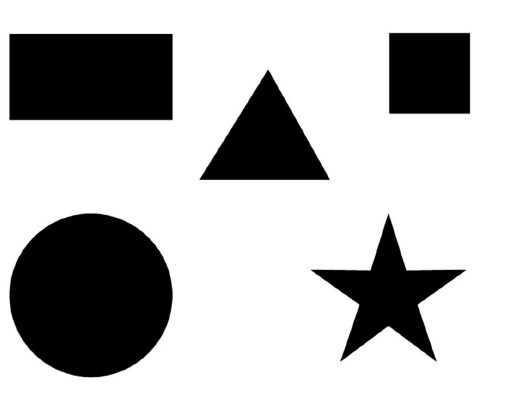
#> input picture Images/someshapes.jpg, 515 x 407 px
$ jupyter execute '24. Identify shapes.ipynb'
#> lines starting #> are read from the running program, lines starting #| are printed output that depends on the picture; after the words box and inside, x2 and y2 are one past the last pixel; in counts of white or black regions, pixels touching at a corner belong together
[cell 1]
# Identify contours by shape.

import cv2
import numpy as np

image = cv2.imread('Images/someshapes.jpg')
#> image is the input picture: shape (407, 515, 3); min 0, max 255, mean 186.7
gray = cv2.cvtColor(image, cv2.COLOR_BGR2GRAY)

cv2.imshow('Identifying Shape', image)
cv2.waitKey()

ret, thresh = cv2.threshold(gray, 127, 255, 1)
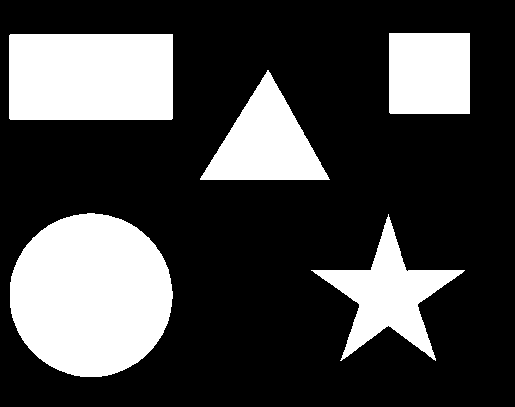
#> thresh: shape (407, 515); 26.8% white; 5 white regions

contours, hierarchy = cv2.findContours(thresh.copy(), cv2.RETR_LIST, cv2.CHAIN_APPROX_NONE)
#> contours = 5 contours; box (x1, y1, x2, y2) and area: (10, 213, 173, 377) 20691, (9, 34, 173, 120) 13854, (311, 214, 465, 361) 7130, (200, 70, 330, 180) 7069, (389, 33, 470, 114) 6400

for cnt in contours:
    # Get approximate polygon contour.
    approx = cv2.approxPolyDP(cnt, 0.01 * cv2.arcLength(cnt,True), True)

    # Find contour center to place text at the center.
    M = cv2.moments(cnt)
    cx = int(M['m10'] / M['m00'])
    cy = int(M['m01'] / M['m00'])

    if len(approx) == 3:
        shape_name = 'Triangle'

    elif len(approx) == 4:
        x,y,w,h = cv2.boundingRect(cnt)

        if abs(w-h) <= 3:
            shape_name = 'Square'
        else:
            shape_name = 'Rectangle'

    elif len(approx) == 10:
        shape_name = 'Star'

    elif len(approx) >= 15:
        shape_name = 'Circle'
    else:
        shape_name = 'unidetified shape'

    cv2.drawContours(image, [cnt], 0,(0,255,0),-1)
    cv2.putText(image, shape_name, (cx-30, cy + 10), cv2.FONT_HERSHEY_SIMPLEX, 1, (0,0,0), 1)

    cv2.imshow('Identifying Shape', image)
    cv2.waitKey()
#> this loop made 5 passes
#> (approx, cx, cy, x, y, w, h, shape_name) on passes 4 to 5: ([[9, 35], [10, 119], [172, 118], [172, 34]], 90, 76, 9, 34, 164, 86, 'Rectangle'), ([[389, 33], [389, 112], [469, 113], [469, 33]], 429, 72, 389, 33, 81, 81, 'Square')
#> (approx, cx, cy, shape_name) on pass 3: ([[329, 179], [268, 70], [200, 178]], 265, 142, 'Triangle')
#> pass 1, `cv2.imshow('Identifying Shape', image)`:
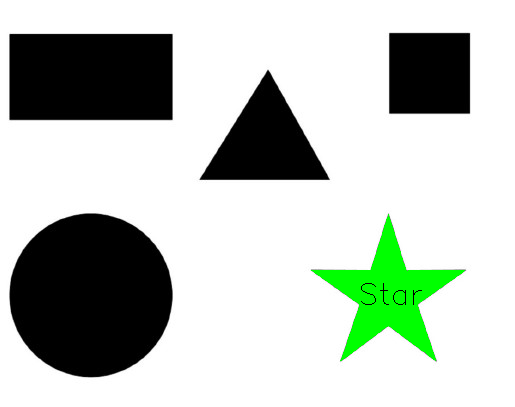
#> window 'Identifying Shape': shape (407, 515, 3); mean B, G, R 186.6, 195.4, 186.6
#> pass 2, `cv2.imshow('Identifying Shape', image)`:
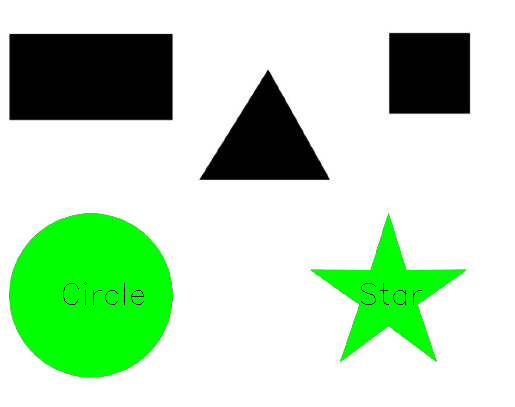
#> window 'Identifying Shape': shape (407, 515, 3); mean B, G, R 186.5, 220.5, 186.5
#> after the loop:
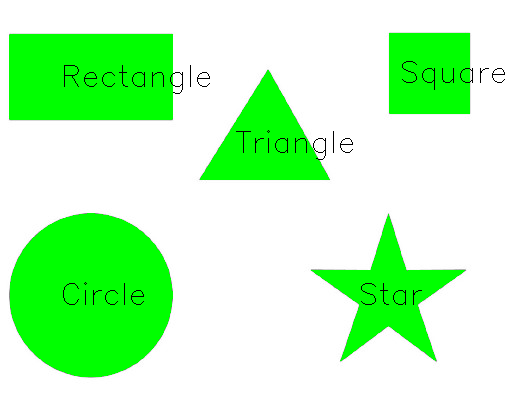
#> image: shape (407, 515, 3); mean B, G, R 185.8, 253, 185.8

cv2.destroyAllWindows()

$ run again, with Images/4star.jpg copied over Images/someshapes.jpg
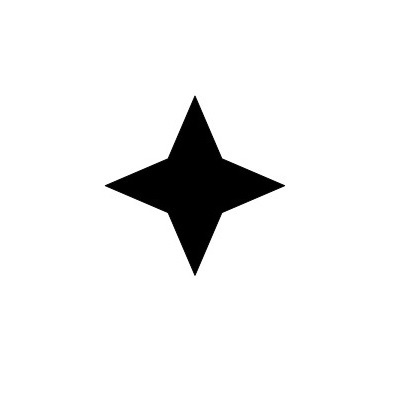
#> input picture Images/4star.jpg, 400 x 400 px
#> image is the input picture: shape (400, 400, 3); min 0, max 255, mean 239.2
#> `ret, thresh = cv2.threshold(gray, 127, 255, 1)`:
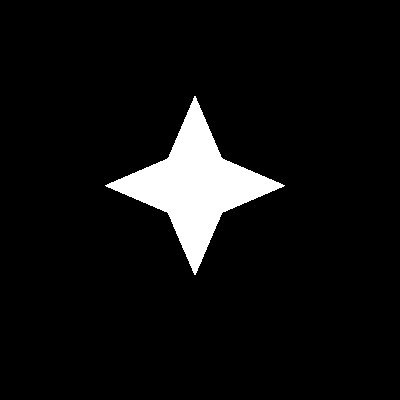
#> thresh: shape (400, 400); 6.2% white; 1 white region
#> contours = 1 contour; box (x1, y1, x2, y2) and area: (105, 96, 285, 275) 9674
#> the loop `for cnt in contours:` made 1 pass
#> (cx, cy, shape_name) on pass 1: (194, 185, 'unidetified shape')
#> pass 1, `cv2.imshow('Identifying Shape', image)`:
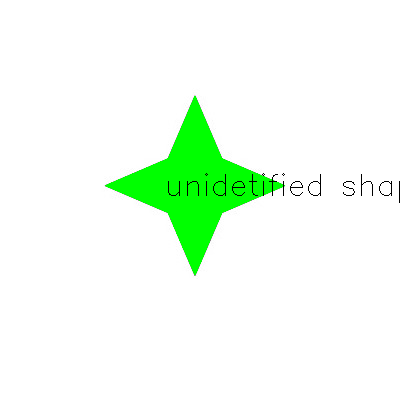
#> window 'Identifying Shape': shape (400, 400, 3); mean B, G, R 238.6, 254, 238.6
